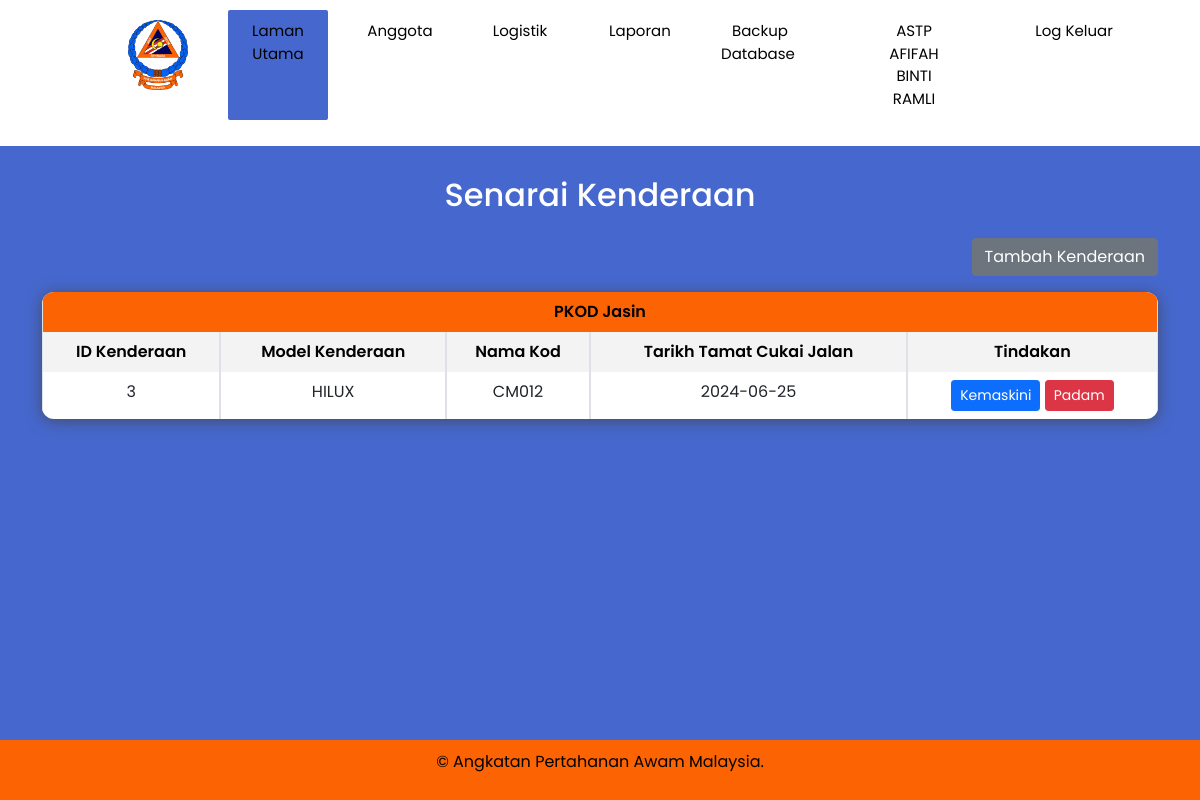
The app's page /astp/view_car.php (signed in) with its own data.
### tables this page shows
CREATE TABLE `transportation` (
  `car_id` int NOT NULL AUTO_INCREMENT,
  `car_name` varchar(45) DEFAULT NULL,
  `code_name` varchar(45) DEFAULT NULL,
  `roadtax_expirydate` date DEFAULT NULL,
  `category` varchar(45) DEFAULT NULL,
  `no_plate` varchar(45) DEFAULT NULL,
  `astp_id` varchar(45) DEFAULT NULL,
  PRIMARY KEY (`car_id`),
  UNIQUE KEY `code_name_UNIQUE` (`code_name`),
  UNIQUE KEY `no_plate_UNIQUE` (`no_plate`),
  KEY `astp_id_idx` (`astp_id`),
  CONSTRAINT `astp_id` FOREIGN KEY (`astp_id`) REFERENCES `astp` (`astp_id`)
);

### astp/view_car.php (the view, shortened to what this page needs)
<?php
include 'connection.php';
include 'header_astp.php';
function getTransportationList($conn, $branch_name) {
    $query = "SELECT DISTINCT t.*
              FROM transportation t
              INNER JOIN staff s ON t.astp_id = s.astp_id
              INNER JOIN astp a ON s.astp_id = a.astp_id
              WHERE a.branch = ?";
    $stmt = mysqli_prepare($conn, $query);
    mysqli_stmt_bind_param($stmt, 's', $branch_name);
    mysqli_stmt_execute($stmt);
    $result = mysqli_stmt_get_result($stmt);
    $transportationList = [];
    while ($row = mysqli_fetch_assoc($result)) {
        $transportationList[] = $row;
    }
    return $transportationList;
}
$astpp_name = $_SESSION['name'];
$sql1 = "SELECT astp_id FROM `astp` WHERE name='$astpp_name'";
$result1 = mysqli_query($conn, $sql1);
$row = mysqli_fetch_assoc($result1);
$astp_id = $row['astp_id'];
$sql2 = "SELECT branch FROM `astp` WHERE astp_id='$astp_id'";
$result2 = mysqli_query($conn, $sql2);
$row2 = mysqli_fetch_assoc($result2);
$branch_name = $row2['branch'];
$transportationList = getTransportationList($conn, $branch_name);
?>
<!DOCTYPE html>
<html>
<head>
    <link href="https://cdn.jsdelivr.net/npm/remixicon@3.6.0/fonts/remixicon.css" rel="stylesheet">
    <link href="https://cdn.jsdelivr.net/npm/bootstrap@5.1.3/dist/css/bootstrap.min.css" rel="stylesheet">
    <link href="styles.css" rel="stylesheet">
</head>
<body>
<div class="container">
<h2 class="text-center text-white mb-4">Senarai Kenderaan</h3>
    <div class="row">
        <div class="col">
        <div class="row mb-3">
                    <div class="col text-end">
                    <button type="button" class="btn btn-secondary" onclick="window.location.href='reg_car.php'">
                <i class="ri-add-circle-fill"></i> Tambah Kenderaan
            </button>
                    </div>
                </div>
            <table class="table table-bordered">
                <thead>
                <tr>
                <th colspan="6" style="background-color: #FB6303;"><?php echo $_SESSION['branch'];?></th>
            </tr>
                    <tr>
                        <th>ID Kenderaan</th>
                        <th>Model Kenderaan</th>
                        <th>Nama Kod</th>
                        <th>Tarikh Tamat Cukai Jalan</th>
                        <th>Tindakan</th>
                    </tr>
                </thead>
                <tbody>
<?php if (!empty($transportationList)): ?>
    <?php foreach ($transportationList as $car): ?>
        <tr>
            <td><?php echo htmlspecialchars($car['car_id']); ?></td>
            <td><?php echo htmlspecialchars($car['car_name']); ?></td>
            <td><?php echo htmlspecialchars($car['code_name']); ?></td>
            <td><?php echo htmlspecialchars($car['roadtax_expirydate']); ?></td>
            <td>
                <a href='edit_car.php?car_id=<?php echo urlencode($car['car_id']); ?>' class='btn btn-primary btn-sm'>Kemaskini</a>
                <a href='delete_car.php?car_id=<?php echo urlencode($car['car_id']); ?>' class='btn btn-danger btn-sm' onclick='return confirm("Adakah anda pasti?")'>Padam</a>
            </td>
        </tr>
    <?php endforeach; ?>
<?php else: ?>
    <tr>
        <td colspan='5'>Tiada rekod ditemui</td>
    </tr>
<?php endif; ?>
</tbody>
            </table>
        </div>
    </div>
</div>
</body>
</html>

### astp/styles.css (style rules this page uses)
body { background-color: #4668CE; padding-bottom: 600px; }
* { padding: 0; margin: 0; box-sizing: border-box; font-family: 'Poppins', sans-serif; }
.container { margin-top: 30px; }

### astp/view_car.php (style rules this page uses)
body { background-color: #4668CE; height: 100vh; width: 100%; }
.container { margin-top: 30px; }
table { background-color: #fff; border-collapse: separate; border-spacing: 0; box-shadow: 0 2px 15px rgba(64,64,64,.7); border-radius: 12px; overflow: hidden; }
th, td { padding: 15px 20px; text-align: center; }
th { background-color: #4668CE; color: black; font-weight: 600; }
td { border-bottom: 1px solid #E3F1D5; }
tr:nth-of-type(even) { background-color: #f3f3f3; }
* { padding: 0; margin: 0; box-sizing: border-box; font-family: 'Poppins', sans-serif; }

### records on screen
transportation: car_id "3", car_name "HILUX", code_name "CM012", roadtax_expirydate "2024-06-25"

### other values on screen
$_SESSION['name'] "AFIFAH BINTI RAMLI"
$_SESSION['branch'] "PKOD Jasin"
